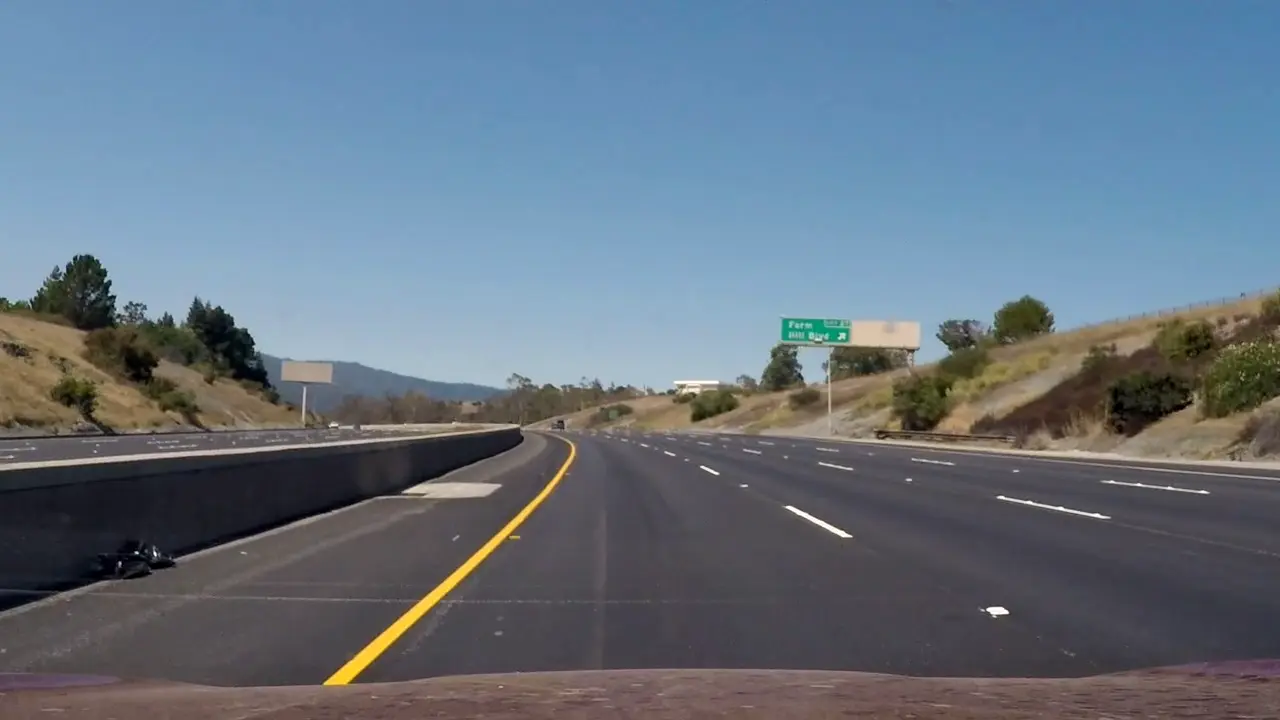
#> input picture media/image_10.webp, 1280 x 720 px
$ python -i threshold.py   (imports and definitions only)   (older library calls are emulated)
#> lines starting #> are read from the running program, lines starting #| are printed output that depends on the picture; after the words box and inside, x2 and y2 are one past the last pixel; in counts of white or black regions, pixels touching at a corner belong together
import cv2
import numpy as np
import matplotlib.image as mpimg


def abs_sobel_thresh(img, orient='x', sobel_kernel=3, thresh=(0, 255)):
    # Apply the following steps to img
    # 1) Convert to grayscale
    gray_image = cv2.cvtColor(img, cv2.COLOR_RGB2GRAY)
    gray_image = cv2.GaussianBlur(gray_image, (5, 5), 0)
    # 2) Take the derivative in x or y given orient = 'x' or 'y'
    if(orient == 'x'):
        orient_image = cv2.Sobel(gray_image, cv2.CV_64F, 1, 0, ksize=sobel_kernel)
    if(orient == 'y'):
        orient_image = cv2.Sobel(gray_image, cv2.CV_64F, 0, 1, ksize=sobel_kernel)
    # 3) Take the absolute value of the derivative or gradient
    absolute_image = np.absolute(orient_image)
    # 4) Scale to 8-bit (0 - 255) then convert to type = np.uint8
    scaled_image = np.uint8(255 * absolute_image / np.max(absolute_image))
    # 5) Create a mask of 1's where the scaled gradient magnitude
    binary_output = np.zeros_like(scaled_image)
            # is > thresh_min and < thresh_max
    binary_output[(scaled_image >= thresh[0]) & (scaled_image <= thresh[1])] = 1
    # 6) Return this mask as your binary_output image
    return binary_output

def dir_threshold(img, sobel_kernel=3, thresh=(0, np.pi/2)):
    # Apply the following steps to img
    # 1) Convert to grayscale
    gray_image = cv2.cvtColor(img, cv2.COLOR_RGB2GRAY)
    gray_image = cv2.GaussianBlur(gray_image, (5, 5), 0)
    # 2) Take the gradient in x and y separately
    # 3) Take the absolute value of the x and y gradients
    gradient_x = np.abs(cv2.Sobel(gray_image, cv2.CV_64F, 1, 0, ksize=sobel_kernel))
    gradient_y = np.abs(cv2.Sobel(gray_image, cv2.CV_64F, 0, 1, ksize=sobel_kernel))
    # 4) Use np.arctan2(abs_sobely, abs_sobelx) to calculate the direction of the gradient
    direction = np.arctan2(gradient_y, gradient_x)
    # 5) Create a binary mask where direction thresholds are met
    binary_output = np.zeros_like(gray_image)
    binary_output[(direction >= thresh[0]) & (direction <= thresh[1])] = 1
    # 6) Return this mask as your binary_output image
    return binary_output

def mag_thresh(img, sobel_kernel=3, mag_thresh=(0, 255)):
    # Convert to grayscale
    gray = cv2.cvtColor(img, cv2.COLOR_RGB2GRAY)
    # Take both Sobel x and y gradients
    sobelx = cv2.Sobel(gray, cv2.CV_64F, 1, 0, ksize=sobel_kernel)
    sobely = cv2.Sobel(gray, cv2.CV_64F, 0, 1, ksize=sobel_kernel)
    # Calculate the gradient magnitude
    gradmag = np.sqrt(sobelx**2 + sobely**2)
    # Rescale to 8 bit
    scale_factor = np.max(gradmag)/255
    gradmag = (gradmag/scale_factor).astype(np.uint8)
    # Create a binary image of ones where threshold is met, zeros otherwise
    binary_output = np.zeros_like(gradmag)
    binary_output[(gradmag >= mag_thresh[0]) & (gradmag <= mag_thresh[1])] = 1

    # Return the binary image
    return binary_output

def hls_select(img, thresh=(0, 255)):
    # 1) Convert to HLS color space
    HLS_image = cv2.cvtColor(img, cv2.COLOR_RGB2HLS)
    S_image = HLS_image[:, :, 2]
    # 2) Apply a threshold to the S channel
    binary_output = np.zeros_like(S_image)
    binary_output[(S_image > thresh[0]) & (S_image <= thresh[1])] = 1
    # 3) Return a binary image of threshold result
    return binary_output

def process_all(image):
    abs_x_image = abs_sobel_thresh(image, orient='x', thresh=(20, 80))
    abs_y_image = abs_sobel_thresh(image, orient='y', thresh=(30, 100))
    dir_binary = dir_threshold(image, sobel_kernel=15, thresh=(0.7, 1.1))
    mag_binary  = mag_thresh(image, sobel_kernel=3, mag_thresh=(50, 150))
    hls_binary  = hls_select(image, thresh=(150, 255))
    combined_binary = np.zeros_like(dir_binary)
    combined_binary[((abs_x_image == 1) & (abs_y_image == 1)) | ((mag_binary == 1) & (dir_binary == 1)) | (hls_binary == 1)] = 1
    return combined_binary

>>> import cv2
>>> picture = cv2.cvtColor(cv2.imread('media/image_10.webp'), cv2.COLOR_BGR2RGB)
>>> result = process_all(picture)
#> in process_all, `abs_x_image = abs_sobel_thresh(image, orient='x', thresh=(20, 80))`:
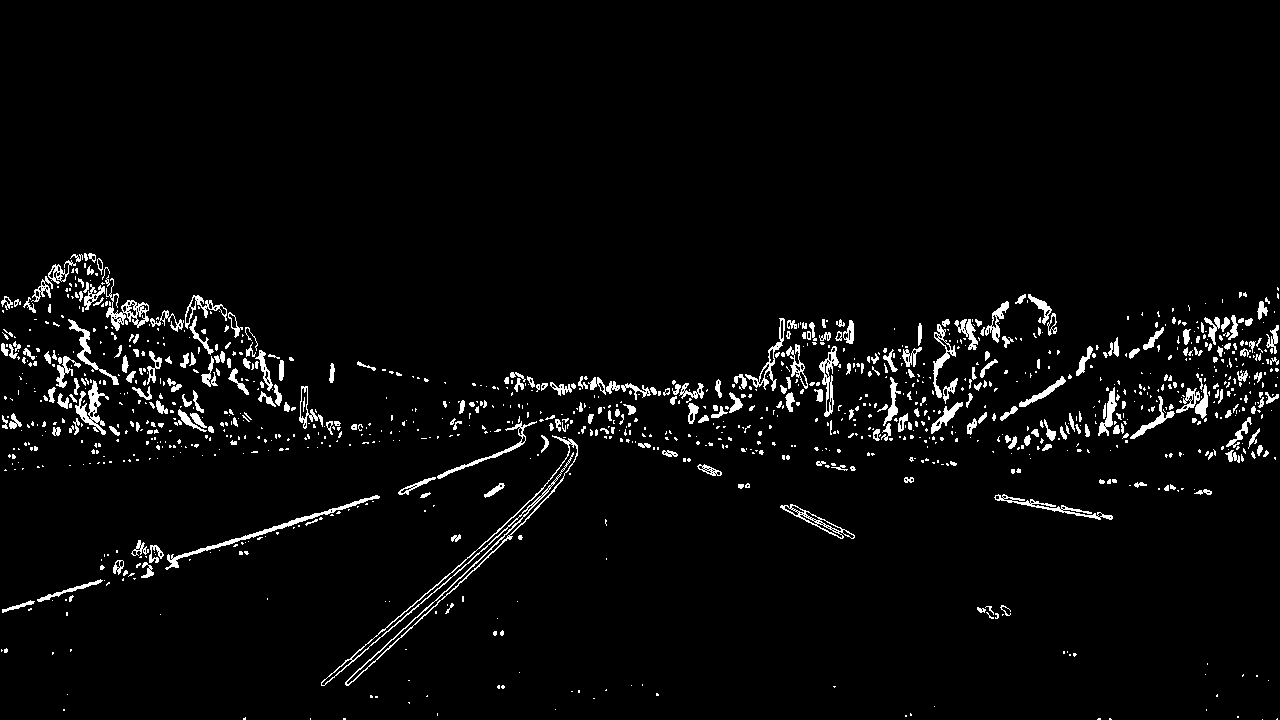
#> abs_x_image: shape (720, 1280); values 0 (black) and 1 (white), 3.6% white; 1184 white regions (873 under 20 px), largest, box (x1, y1, x2, y2) and area: (321, 435, 578, 686) 2008, (165, 495, 380, 570) 894, (106, 278, 149, 331) 615
#> in process_all, `abs_y_image = abs_sobel_thresh(image, orient='y', thresh=(30, 100))`: abs_y_image: shape (720, 1280); values 0 (black) and 1 (white), 5% white; 995 white regions (692 under 20 px), largest, box (x1, y1, x2, y2) and area: (178, 452, 1140, 689) 5448, (150, 440, 524, 565) 2303, (0, 413, 305, 442) 1774
#> in process_all, `dir_binary = dir_threshold(image, sobel_kernel=15, thresh=(0.7, 1.1))`:
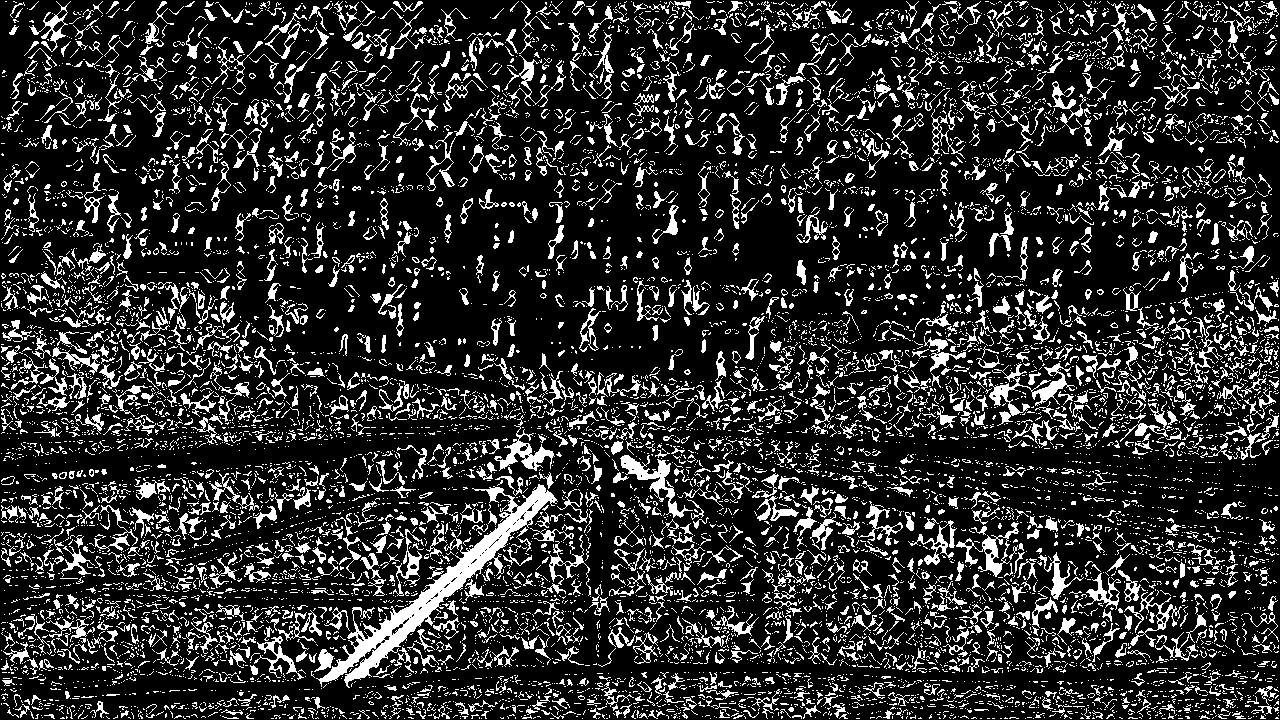
#> dir_binary: shape (720, 1280); values 0 (black) and 1 (white), 18.2% white in thin lines or dots
#> in mag_thresh, `scale_factor = np.max(gradmag)/255`: scale_factor = 3.36
#> in process_all, `mag_binary  = mag_thresh(image, sobel_kernel=3, mag_thresh=(50, 150))`: mag_binary: shape (720, 1280); values 0 (black) and 1 (white), 2.3% white in thin lines or dots, all inside (x1, y1, x2, y2) = (0, 253, 1280, 719)
#> in hls_select, `HLS_image = cv2.cvtColor(img, cv2.COLOR_RGB2HLS)`: HLS_image: shape (720, 1280, 3); mean of channels 0, 1, 2 92.2, 115.6, 58.8
#> in hls_select, `S_image = HLS_image[:, :, 2]`:
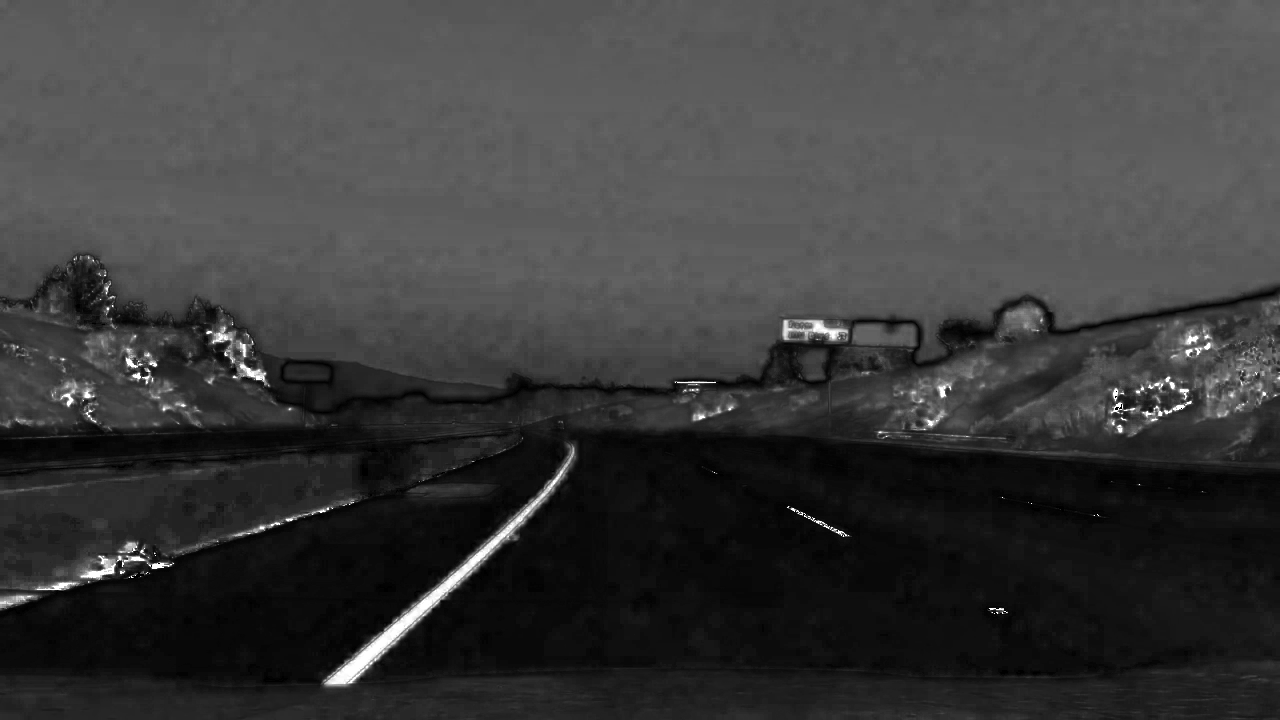
#> S_image: shape (720, 1280); min 0, max 255, mean 58.8
#> in process_all, `hls_binary  = hls_select(image, thresh=(150, 255))`: hls_binary: shape (720, 1280); values 0 (black) and 1 (white), 0.85% white; 265 white regions (215 under 20 px), largest, box (x1, y1, x2, y2) and area: (325, 448, 574, 685) 3339, (783, 320, 848, 341) 529, (80, 556, 116, 580) 335
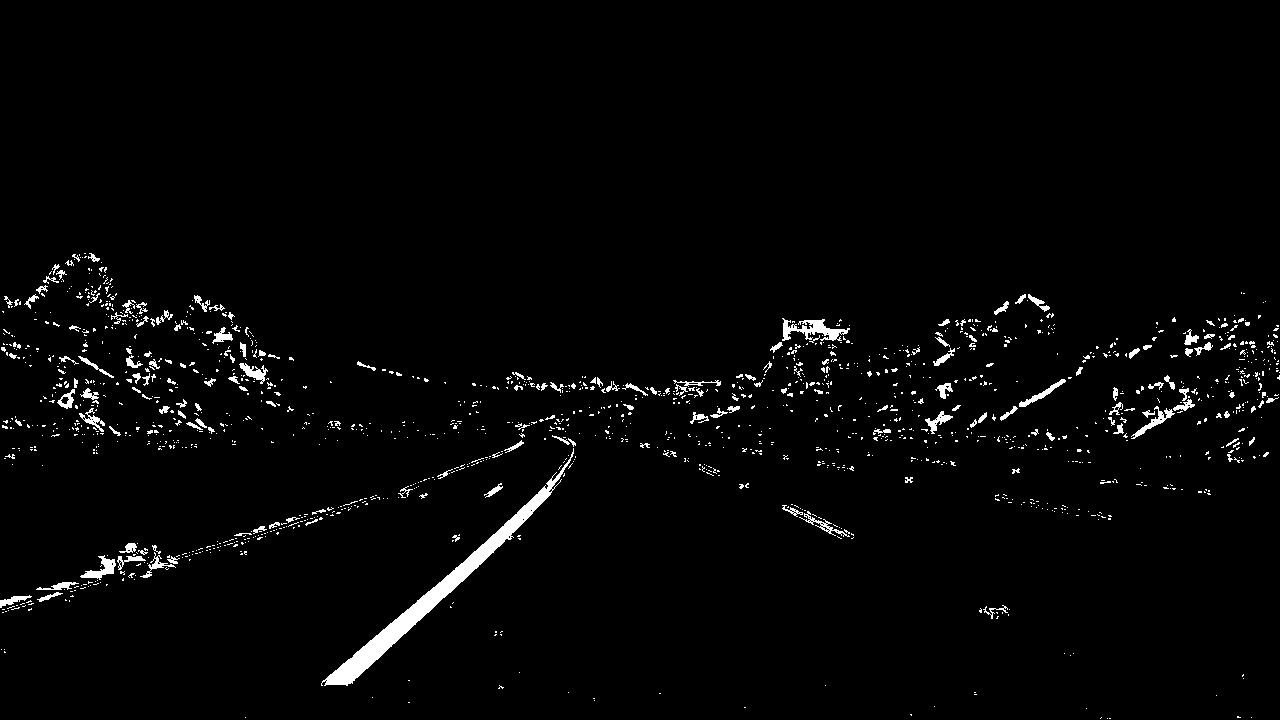
#> result: shape (720, 1280); values 0 (black) and 1 (white), 2.3% white; 1539 white regions (1362 under 20 px), largest, box (x1, y1, x2, y2) and area: (321, 448, 574, 686) 4629, (782, 318, 850, 341) 696, (80, 555, 116, 580) 340

$ run again, on media/image_1036.webp
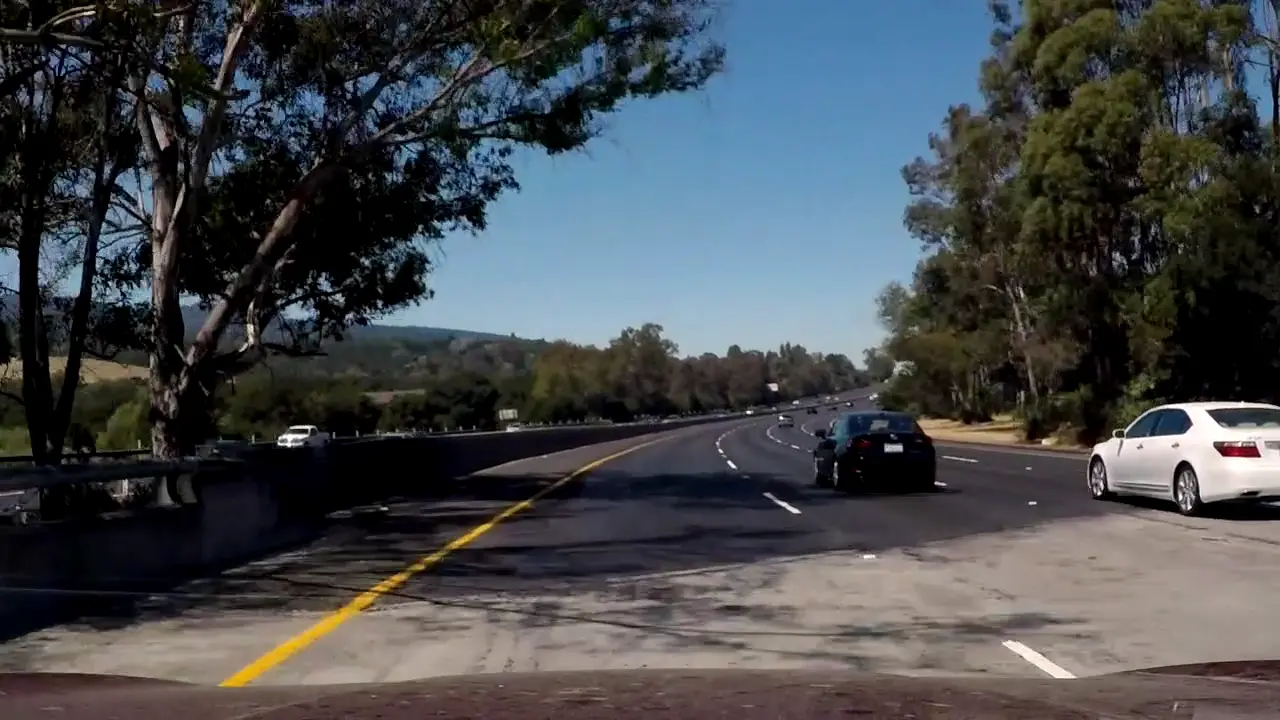
#> input picture media/image_1036.webp, 1280 x 720 px
#> in process_all, `abs_x_image = abs_sobel_thresh(image, orient='x', thresh=(20, 80))`:
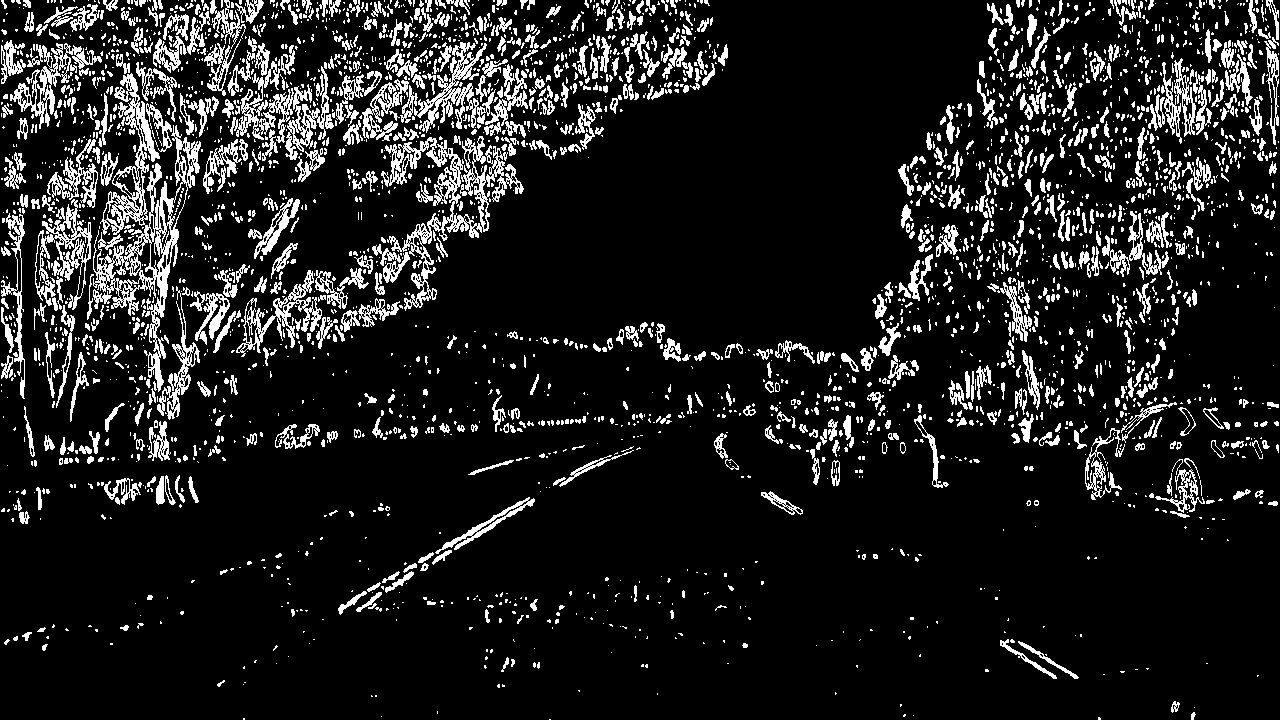
#> abs_x_image: shape (720, 1280); values 0 (black) and 1 (white), 12.1% white; 3275 white regions (2412 under 20 px), largest, box (x1, y1, x2, y2) and area: (93, 73, 201, 392) 7573, (381, 136, 524, 311) 4932, (230, 54, 329, 160) 2942
#> abs_y_image: shape (720, 1280); values 0 (black) and 1 (white), 8.9% white; 2929 white regions (2149 under 20 px), largest, box (x1, y1, x2, y2) and area: (425, 404, 791, 478) 2849, (963, 633, 1280, 682) 1704, (429, 496, 558, 551) 1309
#> dir_binary: shape (720, 1280); values 0 (black) and 1 (white), 19.7% white in thin lines or dots
#> scale_factor = 3.82
#> mag_binary: shape (720, 1280); values 0 (black) and 1 (white), 5% white in thin lines or dots
#> HLS_image: shape (720, 1280, 3); mean of channels 0, 1, 2 65, 73.3, 70.6
#> hls_binary: shape (720, 1280); values 0 (black) and 1 (white), 11.5% white; 2955 white regions (2428 under 20 px), largest, box (x1, y1, x2, y2) and area: (24, 438, 543, 593) 18380, (1056, 288, 1147, 447) 3530, (0, 595, 140, 640) 3236
#> `result = process_all(picture)`:
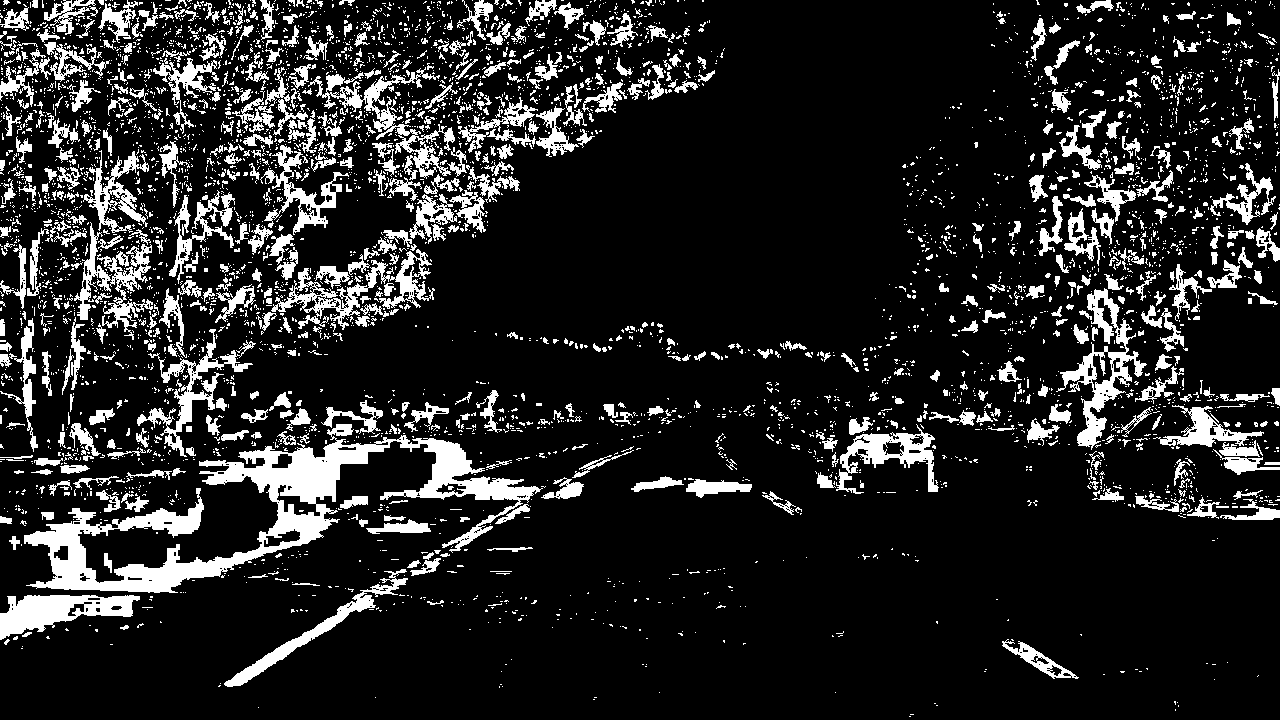
#> result: shape (720, 1280); values 0 (black) and 1 (white), 14.6% white; 4736 white regions (4080 under 20 px), largest, box (x1, y1, x2, y2) and area: (24, 424, 543, 593) 19308, (1056, 288, 1147, 450) 3595, (0, 595, 140, 640) 3266
